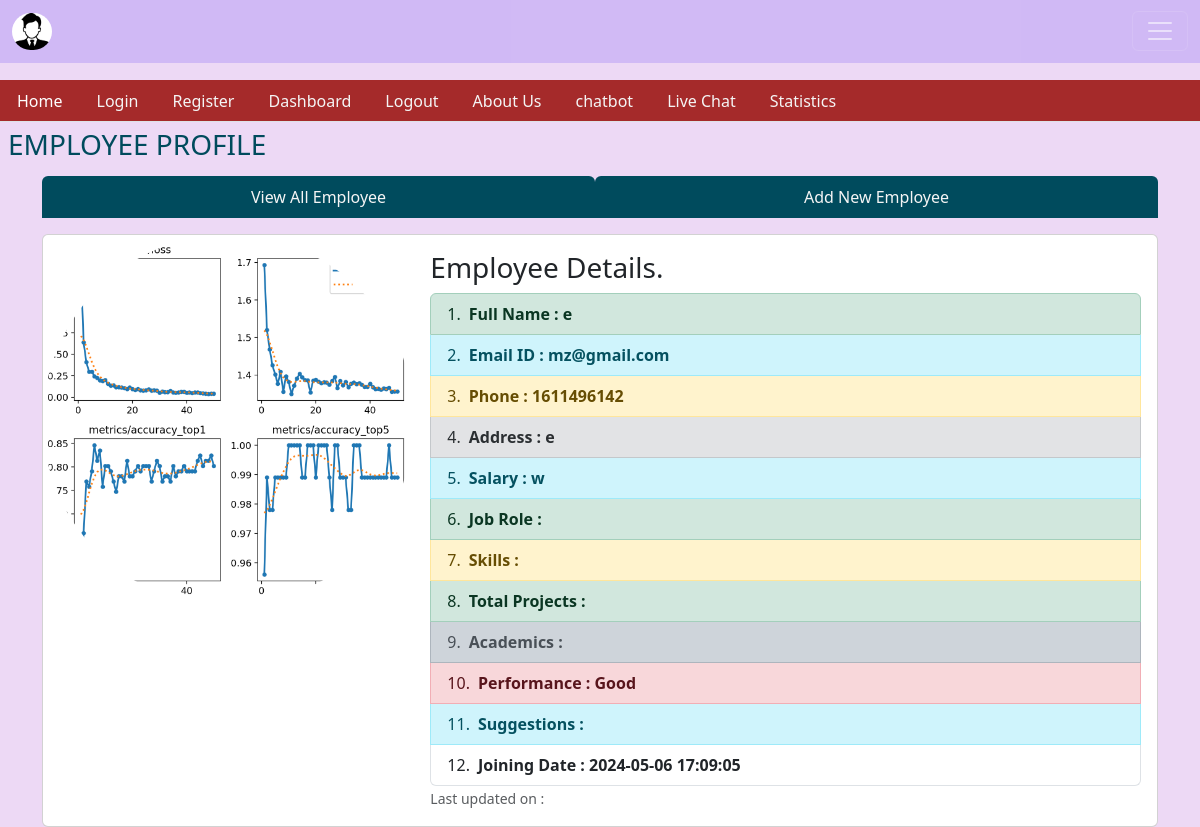
The page /singleemployee/19 on the database as committed earlier.
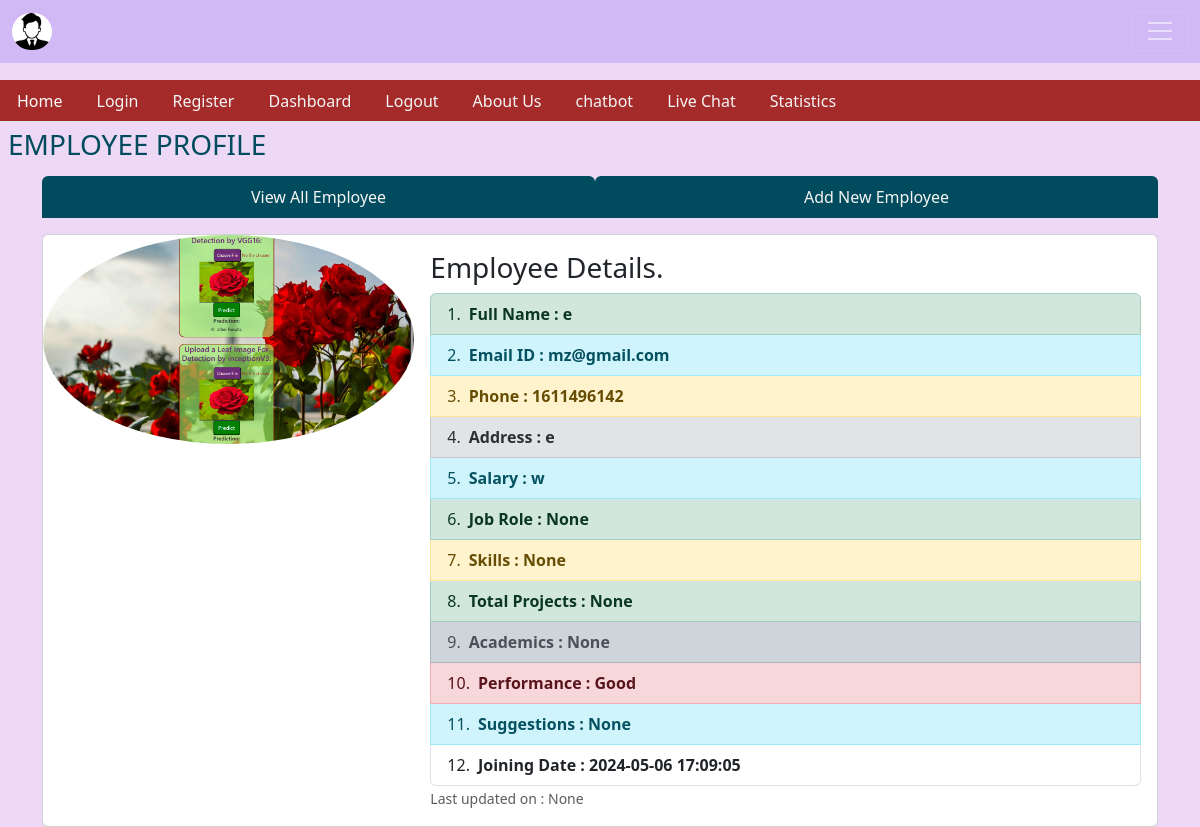
The same page on the database as committed later.
### tables this page shows
CREATE TABLE emp ( empid integer primary key AUTOINCREMENT, name text not null, email text, phone integer, address text, joining_date timestamp DEFAULT CURRENT_TIMESTAMP,  total_projects integer default 1, total_test_case integer DEFAULT 1, total_defects_found integer DEFAULT 1, total_defects_pending integer DEFAULT 1 , salary TEXT, Performance TEXT, img_path TEXT, last_updated TIMESTAMP, total_project TEXT, job_role TEXT, suggestion TEXT, skills TEXT, academics TEXT);

### app.py (the view)
@app.route('/singleemployee/<int:empid>')
def singleemployee(empid):
    user = get_current_user()
    db = get_database()
    emp_cur = db.execute('select * from emp where empid = ?', [empid])
    single_emp = emp_cur.fetchone()
    return render_template('singleemployee.html', user = user, single_emp = single_emp)

### app.py (called while the page is built)
@app.teardown_appcontext
def close_database(error):
    if hasattr(g, 'crudapplication_db'):
        g.crudapplication_db.close()

def get_current_user():
    user = None
    if 'user' in session:
        user = session['user']
        db = get_database()
        user_cur = db.execute('select * from users where name = ?', [user])
        user = user_cur.fetchone()
    return user

### database.py (called while the page is built)
def connect_to_database():
    sql = sqlite3.connect('C:/Users/mdzid/Downloads/Documents/flask/crudapplication.db')
    sql.row_factory = sqlite3.Row
    return sql

def get_database():
    if not hasattr(g, 'crudapplication_db'):
        g.crudapplication_db = connect_to_database()
    return g.crudapplication_db

### templates/singleemployee.html (shortened to what the changed rows need)
{% from "showlinks.html" import show_links, showsocialmedialinks %}
<!DOCTYPE html>
<html lang="en">
<head>
    <link href="https://cdn.jsdelivr.net/npm/bootstrap@5.3.3/dist/css/bootstrap.min.css" rel="stylesheet">
    <link rel="stylesheet" href="{{ url_for('static', filename ='singleemp.css')}}" type = "text/css">
</head>
<body>
      <div class="parent">
        <div class="child child6 container">
            <div class="centercontent">
                <div class="card">
                    <div class="row g-0">
                      <div class="col-md-4">
                        {% if single_emp %}
                        <div>
                          {% if single_emp['img_path'] %}
                              <img src="{{ url_for('static', filename=single_emp['img_path']) }}" class="img-fluid rounded-circle" alt="Employee Image" >
                          {% else %}
                              <i class="fas fa-image"></i>
                          {% endif %}
                      </div>
                      {% endif %}
                      </div>
                      <div class="col-md-8">
                        <div class="card-body">
                          {% if single_emp %}
                          <ul class="list-group list-group-numbered">
                            <li class="list-group-item list-group-item-success d-flex justify-content-between align-items-start ">
                              <div class="ms-2 me-auto">
                                <div class="fw-bold">Full Name : {{single_emp['name']}}</div>
                              </div>
                            <li class="list-group-item list-group-item-info d-flex justify-content-between align-items-start">
                              <div class="ms-2 me-auto">
                                <div class="fw-bold">Email ID : {{single_emp['email']}}</div>
                                </div>
                                <li class="list-group-item list-group-item-warning d-flex justify-content-between align-items-start">
                                  <div class="ms-2 me-auto">
                                    <div class="fw-bold">Phone : {{single_emp['phone']}}</div>
                                    </div>
                              <li class="list-group-item list-group-item-secondary d-flex justify-content-between align-items-start">
                                <div class="ms-2 me-auto">
                                  <div class="fw-bold">Address : {{single_emp['address']}}</div>
                                    </div>
                              </li>
                              <li class="list-group-item list-group-item-info d-flex justify-content-between align-items-start">
                                <div class="ms-2 me-auto">
                                  <div class="fw-bold">Salary : {{single_emp['salary']}}</div>
                                    </div>
                              </li>
                              <li class="list-group-item list-group-item-success d-flex justify-content-between align-items-start">
                                <div class="ms-2 me-auto">
                                  <div class="fw-bold">Job Role : {{single_emp['job_role']}}</div>
                                    </div>
                              </li>
                              <li class="list-group-item list-group-item-warning d-flex justify-content-between align-items-start">
                                <div class="ms-2 me-auto">
                                  <div class="fw-bold">Skills : {{single_emp['skills']}}</div>
                                    </div>
                              </li>
                              <li class="list-group-item list-group-item-success d-flex justify-content-between align-items-start">
                                <div class="ms-2 me-auto">
                                  <div class="fw-bold">Total Projects : {{single_emp['total_project']}}</div>
                                    </div>
                              </li>
                              <li class="list-group-item list-group-item-dark d-flex justify-content-between align-items-start">
                                <div class="ms-2 me-auto">
                                  <div class="fw-bold">Academics : {{single_emp['academics']}}</div>
                                    </div>
                              </li>
                              <li class="list-group-item list-group-item-danger d-flex justify-content-between align-items-start">
                                <div class="ms-2 me-auto">
                                  <div class="fw-bold">Performance : {{single_emp['Performance']}}</div>
                                    </div>
                              </li>
                              <li class="list-group-item list-group-item-info d-flex justify-content-between align-items-start">
                                <div class="ms-2 me-auto">
                                  <div class="fw-bold">Suggestions : {{single_emp['suggestion']}}</div>
                                    </div>
                              </li>
                              <li class="list-group-item d-flex justify-content-between align-items-start">
                                <div class="ms-2 me-auto">
                                  <div class="fw-bold">Joining Date : {{single_emp['joining_date']}}</div>
                                </div>
                              </li>
                          </ul>
                          {% endif %}
                          <p class="card-text"><small class="text-muted">Last updated on : {{single_emp['last_updated']}} </small></p>
                        </div>
                      </div>
                    </div>
                  </div>
            </div>
        </div>
      </div>
</body>
</html>

Rows that differ between the two databases and show on the page:
changed emp "mz@gmail.com": img_path: a different picture
Other text that changed with them:
{{ single_emp['job_role'] }}: (not shown) → "None"
{{ single_emp['skills'] }}: (not shown) → "None"
{{ single_emp['total_project'] }}: (not shown) → "None"
{{ single_emp['academics'] }}: (not shown) → "None"
{{ single_emp['suggestion'] }}: (not shown) → "None"
{{ single_emp['last_updated'] }}: (not shown) → "None"
